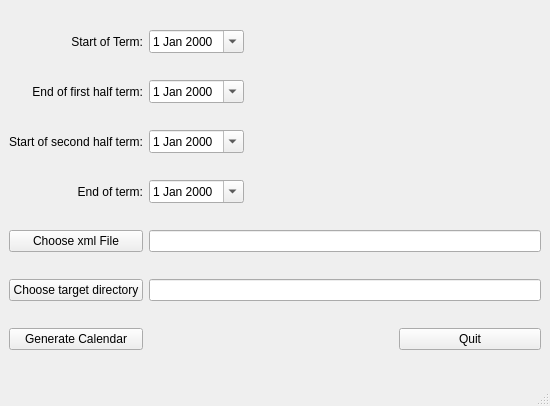
<?xml version="1.0" encoding="UTF-8"?>
<ui version="4.0">
 <class>MainWindow</class>
 <widget class="QMainWindow" name="MainWindow">
  <property name="geometry">
   <rect>
    <x>0</x>
    <y>0</y>
    <width>550</width>
    <height>406</height>
   </rect>
  </property>
  <property name="windowTitle">
   <string>Timetable Generator</string>
  </property>
  <widget class="QWidget" name="centralwidget">
   <layout class="QGridLayout" name="gridLayout">
    <item row="0" column="1">
     <widget class="QDateEdit" name="term_start_edit">
      <property name="calendarPopup">
       <bool>true</bool>
      </property>
     </widget>
    </item>
    <item row="0" column="2">
     <spacer name="horizontalSpacer">
      <property name="orientation">
       <enum>Qt::Horizontal</enum>
      </property>
      <property name="sizeHint" stdset="0">
       <size>
        <width>40</width>
        <height>20</height>
       </size>
      </property>
     </spacer>
    </item>
    <item row="3" column="0">
     <widget class="QLabel" name="label_4">
      <property name="layoutDirection">
       <enum>Qt::LeftToRight</enum>
      </property>
      <property name="text">
       <string>End of term:</string>
      </property>
      <property name="alignment">
       <set>Qt::AlignRight|Qt::AlignTrailing|Qt::AlignVCenter</set>
      </property>
     </widget>
    </item>
    <item row="5" column="0">
     <widget class="QPushButton" name="target_choice_button">
      <property name="text">
       <string>Choose target directory</string>
      </property>
     </widget>
    </item>
    <item row="0" column="0">
     <widget class="QLabel" name="label">
      <property name="text">
       <string>Start of Term:</string>
      </property>
      <property name="alignment">
       <set>Qt::AlignRight|Qt::AlignTrailing|Qt::AlignVCenter</set>
      </property>
     </widget>
    </item>
    <item row="3" column="1">
     <widget class="QDateEdit" name="term_end_edit">
      <property name="calendarPopup">
       <bool>true</bool>
      </property>
     </widget>
    </item>
    <item row="2" column="1">
     <widget class="QDateEdit" name="half_start_edit">
      <property name="calendarPopup">
       <bool>true</bool>
      </property>
     </widget>
    </item>
    <item row="2" column="0">
     <widget class="QLabel" name="label_3">
      <property name="text">
       <string>Start of second half term:</string>
      </property>
      <property name="alignment">
       <set>Qt::AlignRight|Qt::AlignTrailing|Qt::AlignVCenter</set>
      </property>
     </widget>
    </item>
    <item row="1" column="1">
     <widget class="QDateEdit" name="half_end_edit">
      <property name="calendarPopup">
       <bool>true</bool>
      </property>
     </widget>
    </item>
    <item row="1" column="0">
     <widget class="QLabel" name="label_2">
      <property name="text">
       <string>End of first half term:</string>
      </property>
      <property name="alignment">
       <set>Qt::AlignRight|Qt::AlignTrailing|Qt::AlignVCenter</set>
      </property>
     </widget>
    </item>
    <item row="4" column="0">
     <widget class="QPushButton" name="xml_choice_button">
      <property name="text">
       <string>Choose xml File</string>
      </property>
     </widget>
    </item>
    <item row="6" column="0">
     <widget class="QPushButton" name="genCalButton">
      <property name="text">
       <string>Generate Calendar</string>
      </property>
     </widget>
    </item>
    <item row="0" column="3">
     <spacer name="horizontalSpacer_2">
      <property name="orientation">
       <enum>Qt::Horizontal</enum>
      </property>
      <property name="sizeHint" stdset="0">
       <size>
        <width>40</width>
        <height>20</height>
       </size>
      </property>
     </spacer>
    </item>
    <item row="6" column="3">
     <widget class="QPushButton" name="quitButton">
      <property name="text">
       <string>Quit</string>
      </property>
     </widget>
    </item>
    <item row="5" column="1" colspan="3">
     <widget class="QLineEdit" name="target_line_edit"/>
    </item>
    <item row="4" column="1" colspan="3">
     <widget class="QLineEdit" name="xml_line_edit"/>
    </item>
    <item row="6" column="1">
     <widget class="QLabel" name="workLabel">
      <property name="text">
       <string/>
      </property>
     </widget>
    </item>
   </layout>
  </widget>
  <widget class="QMenuBar" name="menubar">
   <property name="geometry">
    <rect>
     <x>0</x>
     <y>0</y>
     <width>550</width>
     <height>22</height>
    </rect>
   </property>
  </widget>
  <widget class="QStatusBar" name="statusbar"/>
 </widget>
 <resources/>
 <connections/>
</ui>
